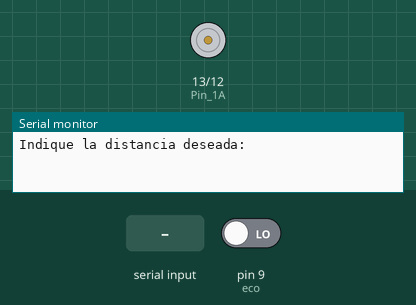
This sketch was run on a simulated Arduino Uno, built with avr-gcc and run on an emulated ATmega328P. Shown: motor-driver pin pairs drawn as motors (green arrow = first pin HIGH = forward, orange = second pin HIGH = backward, longer = more drive, scaled by the enable pin), the last lines printed to the serial monitor. Inputs (shaded band) come from the test bench; at power-on: pin 9 (eco) LOW.

Above: at 1.2 s.
1.3 s: "5\n" received over Serial
4.3 s: "90,45\n" received over Serial
At 4.3 s:
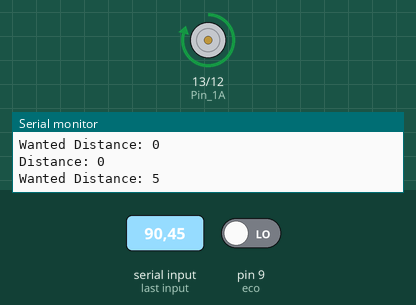
At 7.1 s:
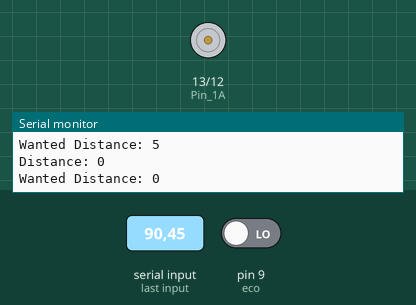
Timing chart, 0 to 8.6 s (numbered marks = the images above; inputs shaded):
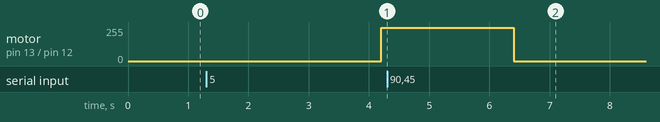

The sketch:

ultrasonic_motor_cntrl.ino
```cpp
//rango de distancia entre 50 y 200

//Declaración de Pines
const int Pin_1A = 13;
const int Pin_2A = 12;
const int Pin_EN = 11;
int trig = 10;
int eco = 9;

//Variables
const int interruptPin = 2;
int DutyCycle = 250;

int error;

int dur;
int dis;
bool direc[2] = {LOW,HIGH};
int wanted_dis; //mm
char buffer[6];

void setup() {
  pinMode(Pin_1A,OUTPUT);
  pinMode(Pin_2A,OUTPUT);
  pinMode(Pin_EN,OUTPUT);
  pinMode(interruptPin, INPUT);
  pinMode(trig, OUTPUT);
  pinMode(eco , INPUT);
  Serial.begin(9600);
  Serial.print("Indique la distancia deseada: ");
}

void loop() {
  int index;
  while (Serial.available()) {
    index = Serial.readBytesUntil('\n', buffer, 5);  //newline or max of 5 chars
    buffer[index] = '\0';
    //Serial.print(buffer);  //so you can see the captured String
    wanted_dis = atoi(buffer);  //convert readString into a number
    buffer[0] = '\0';

  }
  digitalWrite(trig, HIGH);
  delay(500);
  digitalWrite(trig,LOW);
  dur = pulseIn(eco, HIGH);
  dis = dur / 5.82 ; //mm distance
  Serial.print("Distance: ");
  Serial.println(dis);
  Serial.print("Wanted Distance: ");
  Serial.println(wanted_dis);
  delay(500);

  error = wanted_dis - dis;

  if (error < -3){
    //mover el motor sentido opuesto
    direc[0] = LOW;
    direc[1] = HIGH;
    mov_mot(direc);

  }
  else if(error > 3){
    direc[0] = HIGH;
    direc[1] = LOW;
    mov_mot(direc);
  }
  else {
  //fast motor stop
    direc[0] = LOW;
    direc[1] = LOW;
    mov_mot(direc);
  }
  delay(200);
}

bool mov_mot( bool direc[2]){
  digitalWrite(Pin_1A, direc[0]);
  digitalWrite(Pin_2A, direc[1]);
  analogWrite(Pin_EN, DutyCycle);
  return true;
}
```

Measured:
- after the input at 1.3 s, motor on pin 13 (Pin_1A) / pin 12 (Pin_2A): stopped → forward 250/255 after 2.9 s
- after the input at 4.3 s, motor on pin 13 (Pin_1A) / pin 12 (Pin_2A): forward 250/255 → stopped after 2.1 s
